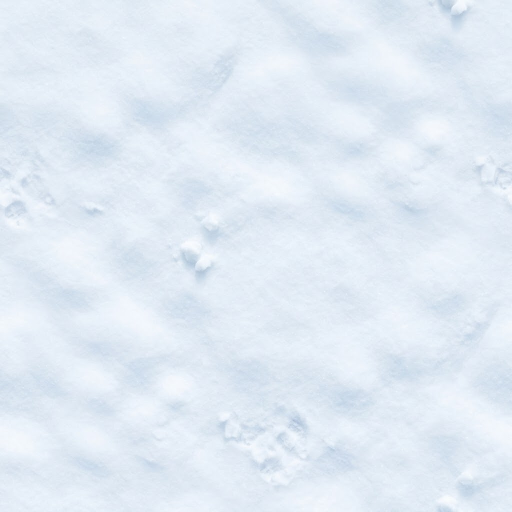
#> input picture art/snow_ground_raw.jpg, 1024 x 1024 px (shown at 1/2 size); the run also reads 1 picture not shown here
$ python make_court.py
#> lines starting #> are read from the running program, lines starting #| are printed output that depends on the picture; after the words box and inside, x2 and y2 are one past the last pixel; in counts of white or black regions, pixels touching at a corner belong together
"""
届いたコートと壁の絵 (art/*_raw.jpg) から、ゲームが読む絵 (tex_*.jpg) を作る。

    python3 -I art/make_court.py

  雪面 2 種 (つなぎ目はもとから合っている) ・ シェルターの面 ・ シャトーの面 ・ 壁の上面 ・ 旗の布
  シェルター・シャトー・旗は、あおの絵の青い所を塗り替えて あか・中央 を作る。
  見本 (art/check_court.png) も書き出す。
"""
import os

import numpy as np
from PIL import Image

HERE = os.path.dirname(os.path.abspath(__file__))
ROOT = os.path.dirname(HERE)


def load(name):
#> called with name = 'snow_ground_raw.jpg'
    return Image.open(os.path.join(HERE, name)).convert('RGB')
#> returned value is the input picture: PIL image 1024x1024 RGB; mean R, G, B 225.3, 234.7, 244.7
#| tex_ground.jpg (512, 512) 19 KB
#| tex_court.jpg (512, 512) 15 KB
#> call 3 of load, with name = 'shelter_raw.jpg'
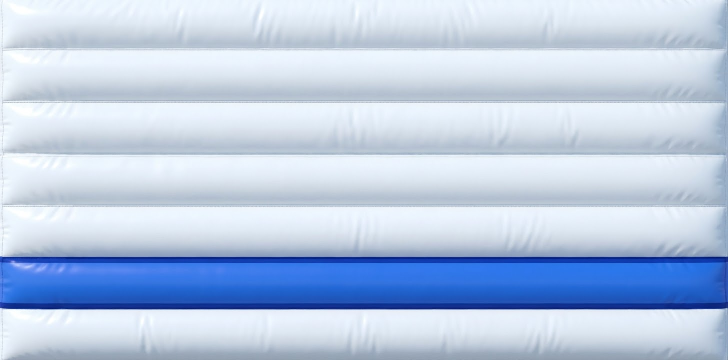
#> input picture art/shelter_raw.jpg, 1456 x 720 px (shown at 1/2 size)
#> in load, returned value is the input picture: PIL image 1456x720 RGB; mean R, G, B 184.6, 201.8, 227.3


def recolor(img, mode):
    """青 (色相 205〜250°・彩度 0.45 以上) を赤 (あか) か淡い灰青 (中央) へ。白いビニールは残す"""
#> called with mode = 'red'
    hsv = np.array(img.convert('HSV')).astype(np.float32)
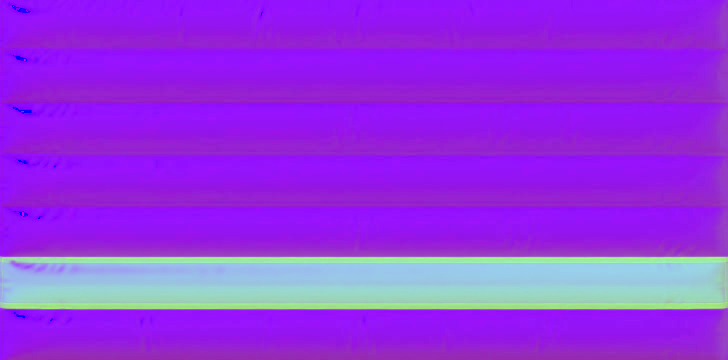
#> hsv: shape (720, 1456, 3) float32 (shown at 1/2 size); mean R, G, B 149.2, 51.5, 227.6
    hue = hsv[..., 0] * 360 / 255
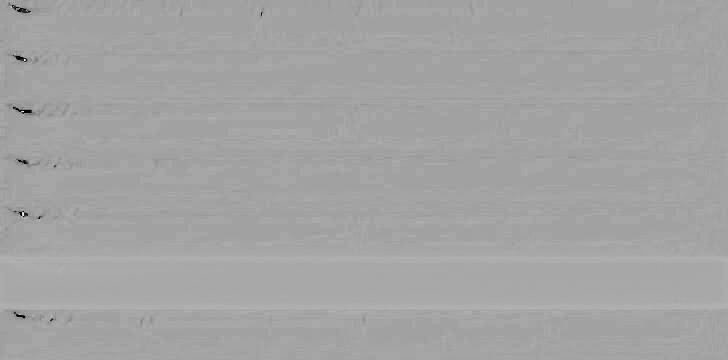
#> hue: shape (720, 1456) float32 (shown at 1/2 size); min 0, max 328.9, mean 211.6; drawn with min black and max white
    sat = hsv[..., 1] / 255
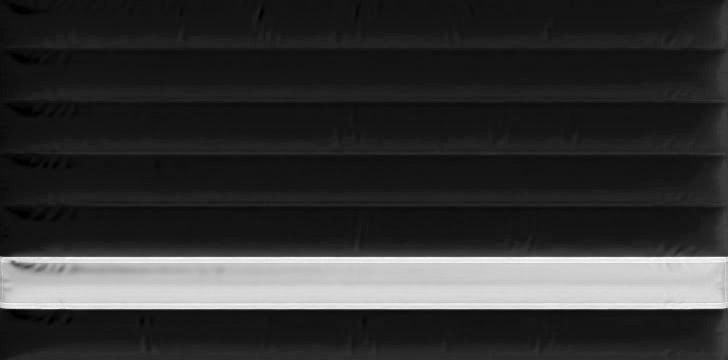
#> sat: shape (720, 1456) float32 (shown at 1/2 size); min 0, max 1, mean 0.202
    blue = (hue > 200) & (hue < 255) & (sat > 0.45)
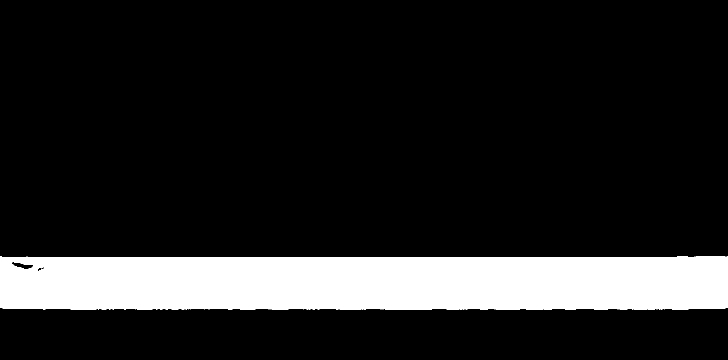
#> blue: shape (720, 1456) bool (shown at 1/2 size); 14.5% white; 1 white region, box (x1, y1, x2, y2) and area: (0, 513, 1456, 619) 151828
    out = hsv.copy()
    if mode == 'red':
        out[..., 0] = np.where(blue, ((hue - 228 + 360 + 2) % 360) * 255 / 360, hsv[..., 0])
    else:   # 中央: 色を抜いて明るく (どちらのチームの物でもない)
        out[..., 1] = np.where(blue, hsv[..., 1] * 0.18, hsv[..., 1])
        out[..., 2] = np.where(blue, np.minimum(255, hsv[..., 2] * 0.5 + 75), hsv[..., 2])
    return Image.fromarray(out.astype(np.uint8), 'HSV').convert('RGB')


def save(img, name, size, q=86):
    img = img.resize(size, Image.LANCZOS)
    path = os.path.join(ROOT, name)
    img.save(path, 'JPEG', quality=q, optimize=True, progressive=True)
    print(name, size, os.path.getsize(path) // 1024, 'KB')
    return img


def crop_nonwhite(img, thr=235):
    a = np.array(img).astype(int)
    m = a.min(axis=2) < thr
    ys, xs = np.nonzero(m)
    return img.crop((xs.min() + 4, ys.min() + 4, xs.max() - 3, ys.max() - 3))   # 縁の白いにじみも落とす


def main():
    out = {}
    out['ground'] = save(load('snow_ground_raw.jpg'), 'tex_ground.jpg', (512, 512), 82)
    out['court'] = save(load('snow_court_raw.jpg'), 'tex_court.jpg', (512, 512), 82)

    shelter = load('shelter_raw.jpg')
    out['shelter_blue'] = save(shelter, 'tex_shelter_blue.jpg', (512, 256))
    out['shelter_red'] = save(recolor(shelter, 'red'), 'tex_shelter_red.jpg', (512, 256))
#| tex_shelter_red.jpg (512, 256) 15 KB
    out['shelter_center'] = save(recolor(shelter, 'center'), 'tex_shelter_center.jpg', (512, 256))
#> call 2 of recolor, with mode = 'center'
#> in recolor (call 2), `out[..., 2] = np.where(blue, np.minimum(255, hsv[..., 2] * 0.5 + 75), ..`:
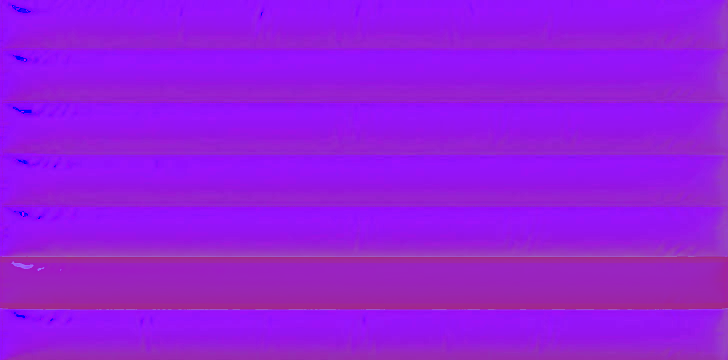
#> out: shape (720, 1456, 3) float32 (shown at 1/2 size); mean R, G, B 149.2, 26.9, 223.9
#> in save (call 5), `img = img.resize(size, Image.LANCZOS)`:
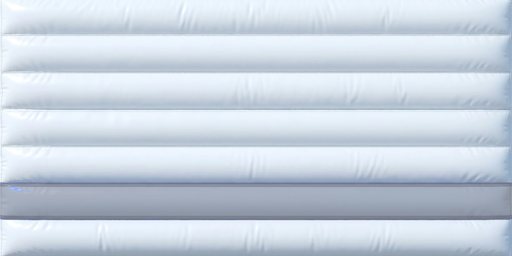
#> img: PIL image 512x256 RGB; mean R, G, B 201, 211.5, 223.7
#| tex_shelter_center.jpg (512, 256) 13 KB

    # シャトーは塔のあるお城の形で描かれていて、上の方は背景の白。
    # どの塔も壁もそろって見える高さ (いちばん低い壁の上端より下) から下を、壁の面として使う
    ch = load('chateau_raw.jpg')
    w, h = ch.size
    ch = ch.crop((0, int(h * 0.30), w, h))
    out['chateau_blue'] = save(ch, 'tex_chateau_blue.jpg', (1024, 336))
    out['chateau_red'] = save(recolor(ch, 'red'), 'tex_chateau_red.jpg', (1024, 336))

    out['walltop'] = save(load('wall_top_raw.jpg'), 'tex_walltop.jpg', (512, 128))

    flag = crop_nonwhite(load('flag_blue_raw.jpg'))
    out['flag_blue'] = save(flag, 'tex_flag_blue.jpg', (512, 340))
    out['flag_red'] = save(recolor(flag, 'red'), 'tex_flag_red.jpg', (512, 340))

    # 見本: 雪面は 2 x 2 に並べて、つなぎ目が見えないかを見る
    W = 1024
    sheet = Image.new('RGB', (W, 1500), (40, 44, 56))
    y = 0
    for key in ('ground', 'court'):
        t = out[key].resize((256, 256))
        for i in range(2):
            for j in range(2):
                sheet.paste(t, (i * 256 + (0 if key == 'ground' else 512), j * 256))
    y = 520
    x = 0
    for key in ('shelter_blue', 'shelter_red', 'shelter_center'):
        t = out[key].resize((330, 165)); sheet.paste(t, (x, y)); x += 340
    y += 175
    for i, key in enumerate(('chateau_blue', 'chateau_red')):
        t = out[key].resize((500, 164)); sheet.paste(t, (i * 512, y))
    y += 175
    sheet.paste(out['walltop'].resize((512, 128)), (0, y))
    y += 140
    for i, key in enumerate(('flag_blue', 'flag_red')):
        t = out[key].resize((300, 200)); sheet.paste(t, (i * 320, y))
    sheet.save(os.path.join(HERE, 'check_court.png'))


if __name__ == '__main__':
#> (the run stopped early here; a loop or call above may not have finished)
